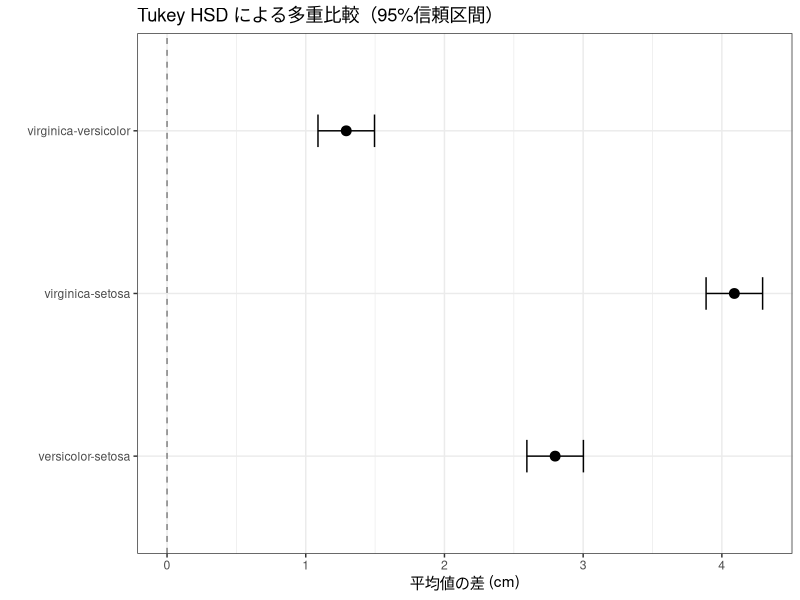
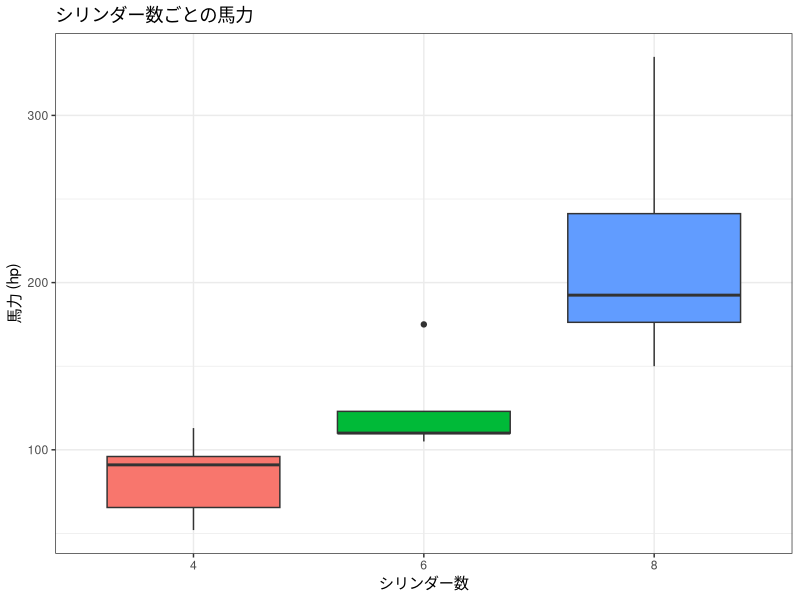

Reproduce these figures in R, in order.
# ============================================================
# 行動計量学（行動科学分析法入門）
# 第14回　多重比較と分析結果のまとめ方　演習1〜3　模範解答
#
# 使い方：全選択（Ctrl + A）→ Ctrl + Enter（Macは Cmd + A → Cmd + Enter）
# ============================================================

library(tidyverse)


# ------------------------------------------------------------
# 演習1：多重比較の実行
# ------------------------------------------------------------

result <- aov(Petal.Length ~ Species, data = iris)
TukeyHSD(result)

#                         diff     lwr     upr  p adj
#   versicolor-setosa    2.798  2.5942  3.0018      0
#   virginica-setosa     4.090  3.8862  4.2938      0
#   virginica-versicolor 1.292  1.0882  1.4958      0
#
# 3組すべてで有意差があります。
# p adj が 0 と表示されていますが，本当にゼロなのではなく，
# 表示できる桁より小さいという意味です。報告は p < .001 とします。
#
# 信頼区間（lwr〜upr）はどれも0をまたいでいません。これが「有意」と同じことです。
# 差の大きさは virginica-setosa が最大（4.09 cm），
# virginica-versicolor が最小（1.29 cm）です。
#
# p adj の「adj」は，3回繰り返し比較することで有意になりやすくなる分を
# 調整済みという意味です。t検定を3回繰り返してはいけません。


# ------------------------------------------------------------
# 演習2：視覚化（信頼区間のプロット）
# ------------------------------------------------------------

# tukey_df は5節で作った変数です。演習1から始めた場合は，次の2行で作り直します。
tukey_df <- as.data.frame(TukeyHSD(result)$Species)
tukey_df$comparison <- rownames(tukey_df)

tukey_df

ggplot(tukey_df, aes(x = diff, y = comparison)) +
  geom_vline(xintercept = 0, linetype = "dashed", color = "grey50") +
  geom_point(size = 3) +
  geom_errorbarh(aes(xmin = lwr, xmax = upr), height = 0.2) +
  labs(title = "Tukey HSD による多重比較（95%信頼区間）",
       x = "平均値の差 (cm)", y = "") +
  theme_bw()

# 破線（0）をまたいでいる区間がなければ，全組に有意差があるということです。
# 点が差の大きさ，横棒がその信頼区間です。
# 数表より，どの差がどれくらい大きいかが一目でわかります。


# ------------------------------------------------------------
# 演習3：総合レポート（mtcars：シリンダー数と馬力）
# ------------------------------------------------------------

# cyl は 4・6・8 という数値の列なので，先に因子へ変換します。
# これを忘れると自由度1の回帰になり，TukeyHSD() がエラーになります。
mtcars2 <- mtcars |> mutate(cyl_f = factor(cyl))

# 1. 記述統計
mtcars2 |>
  group_by(cyl_f) |>
  summarise(n = n(), mean = mean(hp), sd = sd(hp))
#   4気筒  n = 11   M =  82.64   SD = 20.93
#   6気筒  n =  7   M = 122.29   SD = 24.26
#   8気筒  n = 14   M = 209.21   SD = 50.98

# 2. 箱ひげ図
ggplot(mtcars2, aes(x = cyl_f, y = hp, fill = cyl_f)) +
  geom_boxplot() +
  labs(title = "シリンダー数ごとの馬力", x = "シリンダー数", y = "馬力 (hp)") +
  theme_bw() +
  theme(legend.position = "none")

# 3. 一元配置分散分析
result2 <- aov(hp ~ cyl_f, data = mtcars2)
summary(result2)
#              Df Sum Sq Mean Sq F value   Pr(>F)
#   cyl_f       2 104031   52015   36.18 1.32e-08 ***
#   Residuals  29  41696    1438
#
# Df が 2 になっていることを確認してください。1 なら factor() を忘れています。

# 4. Tukey HSD
TukeyHSD(result2)
#          diff     lwr      upr    p adj
#   6-4  39.65   -5.63    84.93   .0949   ← 有意ではない
#   8-4 126.58   88.85   164.31   <.001
#   8-6  86.93   43.58   130.28   <.001
#
# 3組のうち 6気筒-4気筒 だけ有意になりません（p = .095）。
# 信頼区間 [-5.63, 84.93] が0をまたいでいることからも分かります。
# 各群の n が 11・7・14 と異なるので，Tukey–Kramer法が使われています。

# 5. 効果量 η²
ss2 <- anova(result2)[["Sum Sq"]]
ss2[1] / sum(ss2)
#   0.7139

# 6. 結果の記述
#
#   シリンダー数による馬力の違いを検討するため，一元配置分散分析を行った。
#   記述統計は，4気筒が M = 82.64, SD = 20.93 (n = 11)，
#   6気筒が M = 122.29, SD = 24.26 (n = 7)，
#   8気筒が M = 209.21, SD = 50.98 (n = 14) であった。
#   分散分析の結果，シリンダー数の主効果が有意であった，
#   F(2, 29) = 36.18, p < .001, η² = .71。
#   Tukey–Kramer法による多重比較の結果，8気筒は4気筒（差 = 126.58, p < .001）
#   および6気筒（差 = 86.93, p < .001）より有意に馬力が大きかった。
#   一方，6気筒と4気筒の差（39.65）は有意ではなかった（p = .095）。
#
# この演習の狙いは「すべて有意」ではない結果をどう書くかです。
#   ・有意でなかった組も必ず書きます。省くと結果を選んで報告したことになります
#   ・「差がなかった」とは書きません。「有意ではなかった」と書きます。
#     6気筒のnは7しかなく，差を検出する力が弱いだけかもしれないからです
#   ・SDが 20.93 / 24.26 / 50.98 と大きく違う点にも触れると，なお丁寧です
